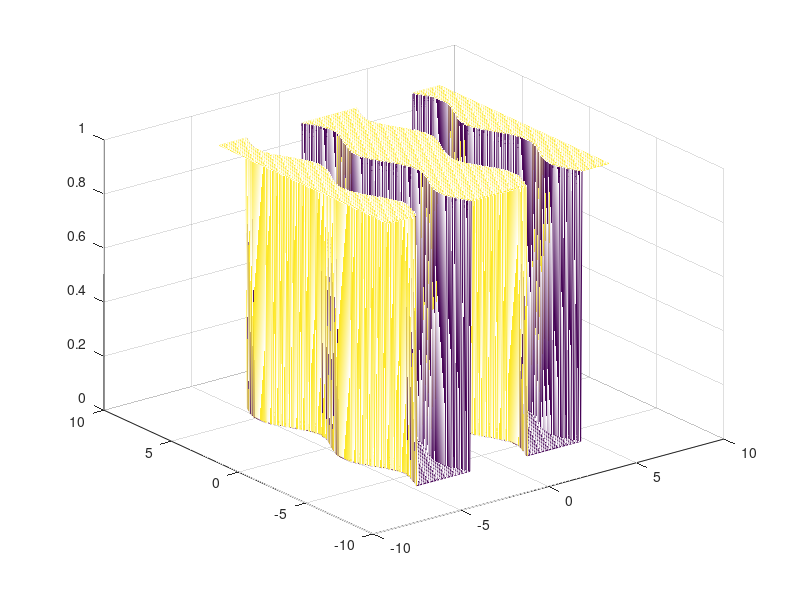

The MATLAB source for this figure:
% cosTestSetup

k = 2; % pi limits
[X,Y] = meshgrid(-k*pi:0.08:k*pi); 

a1 = 1; % convention: sort (and divide) such that a1 == 1
a2 = 0.5;
d = 0; % sum(coses) >= d
Z = a1*cos(X) + a2*sin(Y);

Zpos = Z;
Zpos_orig = cos(X) + cos(Y); % compare to (1,1) solution

Z_pnorm_approx = zeros(size(Z));
p = max([a1, a2]) / min([a1,a2]);
lim = pi;

lim_x = a1/(a1+a2) * pi;
lim_y = a1 * pi;

for i=1:size(Z,1)
    for j = 1:size(Z,2)
        if Zpos(i,j) > d
            Zpos(i,j)= 1;
        else
            Zpos(i,j) = 0;
        end
        if Zpos_orig(i,j) < 0
            Zpos_orig(i,j) = 0;
        else
            Zpos_orig(i,j) = 1; 
        end
        % try making approximate convex set mask:
        powy = a1;
        powx = (a1 + a2) / a2;
        pnorm_point = (a1*abs(X(i,j))^p + abs(a2*Y(i,j))^p)^(1/p);
        p_x = abs(X(i,j));
        p_y = abs(Y(i,j));
        if (pnorm_point < lim)
            Z_pnorm_approx(i,j) = 1;
        end
        
    end
end

figure; 
mesh(X,Y,Zpos);
%figure;
%mesh(X,Y,Z_pnorm_approx);